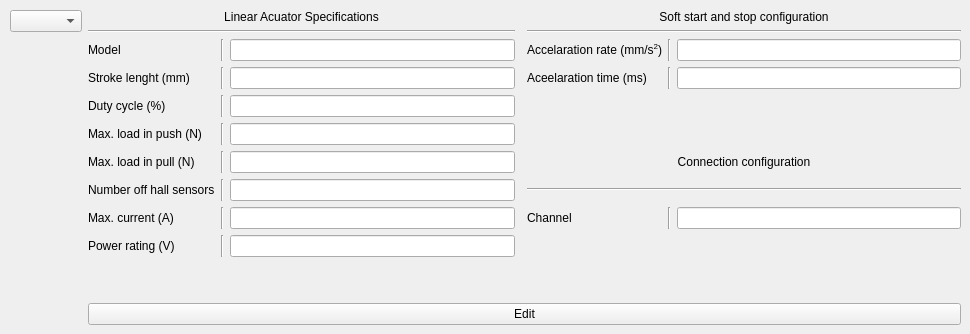
    <widget class="QWidget" name="managerTab">
     <attribute name="title">
      <string>Manager</string>
     </attribute>
     <widget class="QWidget" name="">
      <property name="geometry">
       <rect>
        <x>10</x>
        <y>10</y>
        <width>951</width>
        <height>315</height>
       </rect>
      </property>
      <layout class="QFormLayout" name="formLayout_3">
       <item row="0" column="0">
        <widget class="QComboBox" name="comboBoxManager">
         <property name="editable">
          <bool>false</bool>
         </property>
        </widget>
       </item>
       <item row="0" column="1">
        <layout class="QGridLayout" name="gridLayoutManager">
         <item row="8" column="0">
          <widget class="QLabel" name="labelMaxCurrentManager">
           <property name="text">
            <string>Max. current (A)</string>
           </property>
           <property name="alignment">
            <set>Qt::AlignJustify|Qt::AlignVCenter</set>
           </property>
          </widget>
         </item>
         <item row="1" column="0" colspan="3">
          <widget class="Line" name="line_14">
           <property name="orientation">
            <enum>Qt::Horizontal</enum>
           </property>
          </widget>
         </item>
         <item row="8" column="6">
          <widget class="QLineEdit" name="channelManager">
           <property name="enabled">
            <bool>true</bool>
           </property>
          </widget>
         </item>
         <item row="2" column="0">
          <widget class="QLabel" name="labelModelManager">
           <property name="text">
            <string>Model</string>
           </property>
           <property name="alignment">
            <set>Qt::AlignJustify|Qt::AlignVCenter</set>
           </property>
          </widget>
         </item>
         <item row="6" column="1">
          <widget class="Line" name="line_17">
           <property name="orientation">
            <enum>Qt::Vertical</enum>
           </property>
          </widget>
         </item>
         <item row="7" column="1">
          <widget class="Line" name="line_41">
           <property name="orientation">
            <enum>Qt::Vertical</enum>
           </property>
          </widget>
         </item>
         <item row="4" column="0">
          <widget class="QLabel" name="labelDutyCycleManager">
           <property name="text">
            <string>Duty cycle (%)</string>
           </property>
           <property name="alignment">
            <set>Qt::AlignJustify|Qt::AlignVCenter</set>
           </property>
          </widget>
         </item>
         <item row="5" column="1">
          <widget class="Line" name="line_13">
           <property name="orientation">
            <enum>Qt::Vertical</enum>
           </property>
          </widget>
         </item>
         <item row="5" column="2">
          <widget class="QLineEdit" name="maxLoadPushManager">
           <property name="enabled">
            <bool>true</bool>
           </property>
          </widget>
         </item>
         <item row="3" column="0">
          <widget class="QLabel" name="labelStrokeManager">
           <property name="text">
            <string>Stroke lenght (mm)</string>
           </property>
           <property name="alignment">
            <set>Qt::AlignJustify|Qt::AlignVCenter</set>
           </property>
          </widget>
         </item>
         <item row="9" column="0">
          <widget class="QLabel" name="labelPowerRatingManager">
           <property name="text">
            <string>Power rating (V)</string>
           </property>
           <property name="alignment">
            <set>Qt::AlignJustify|Qt::AlignVCenter</set>
           </property>
          </widget>
         </item>
         <item row="7" column="2">
          <widget class="QLineEdit" name="numberHallSensorsManager">
           <property name="enabled">
            <bool>true</bool>
           </property>
          </widget>
         </item>
         <item row="5" column="0">
          <widget class="QLabel" name="labelMaxPushManager">
           <property name="text">
            <string>Max. load in push (N)</string>
           </property>
           <property name="alignment">
            <set>Qt::AlignJustify|Qt::AlignVCenter</set>
           </property>
          </widget>
         </item>
         <item row="8" column="5">
          <widget class="Line" name="line_39">
           <property name="orientation">
            <enum>Qt::Vertical</enum>
           </property>
          </widget>
         </item>
         <item row="0" column="4" colspan="3">
          <widget class="QLabel" name="labelSotfStartStopManager">
           <property name="text">
            <string>Soft start and stop configuration</string>
           </property>
           <property name="alignment">
            <set>Qt::AlignCenter</set>
           </property>
          </widget>
         </item>
         <item row="2" column="2">
          <widget class="QLineEdit" name="modelManager">
           <property name="enabled">
            <bool>true</bool>
           </property>
          </widget>
         </item>
         <item row="9" column="2">
          <widget class="QLineEdit" name="powerRatingManager">
           <property name="enabled">
            <bool>true</bool>
           </property>
          </widget>
         </item>
         <item row="11" column="0" colspan="7">
          <widget class="QPushButton" name="pushButtonEdit">
           <property name="text">
            <string>Edit</string>
           </property>
          </widget>
         </item>
         <item row="4" column="1">
          <widget class="Line" name="line_16">
           <property name="orientation">
            <enum>Qt::Vertical</enum>
           </property>
          </widget>
         </item>
         <item row="8" column="1">
          <widget class="Line" name="line_12">
           <property name="orientation">
            <enum>Qt::Vertical</enum>
           </property>
          </widget>
         </item>
         <item row="3" column="2">
          <widget class="QLineEdit" name="strokeLenghtManager">
           <property name="enabled">
            <bool>true</bool>
           </property>
          </widget>
         </item>
         <item row="8" column="2">
          <widget class="QLineEdit" name="maxCurrentManager">
           <property name="enabled">
            <bool>true</bool>
           </property>
          </widget>
         </item>
         <item row="2" column="6">
          <widget class="QLineEdit" name="accelarationRateManager">
           <property name="enabled">
            <bool>true</bool>
           </property>
          </widget>
         </item>
         <item row="3" column="1">
          <widget class="Line" name="line_19">
           <property name="orientation">
            <enum>Qt::Vertical</enum>
           </property>
          </widget>
         </item>
         <item row="2" column="5">
          <widget class="Line" name="line_18">
           <property name="orientation">
            <enum>Qt::Vertical</enum>
           </property>
          </widget>
         </item>
         <item row="7" column="0">
          <widget class="QLabel" name="labelHallSensorsManager">
           <property name="text">
            <string>Number off hall sensors</string>
           </property>
           <property name="alignment">
            <set>Qt::AlignJustify|Qt::AlignVCenter</set>
           </property>
          </widget>
         </item>
         <item row="2" column="4">
          <widget class="QLabel" name="labelAccelRateManager">
           <property name="text">
            <string>&lt;html&gt;&lt;head/&gt;&lt;body&gt;&lt;p&gt;Accelaration rate (mm/s&lt;span style=&quot; vertical-align:super;&quot;&gt;2&lt;/span&gt;)&lt;/p&gt;&lt;/body&gt;&lt;/html&gt;</string>
           </property>
           <property name="alignment">
            <set>Qt::AlignJustify|Qt::AlignVCenter</set>
           </property>
          </widget>
         </item>
         <item row="0" column="0" colspan="3">
          <widget class="QLabel" name="labelSpecificationsManager">
           <property name="text">
            <string>Linear Acuator Specifications</string>
           </property>
           <property name="alignment">
            <set>Qt::AlignCenter</set>
           </property>
          </widget>
         </item>
         <item row="7" column="4" colspan="3">
          <widget class="Line" name="line_40">
           <property name="orientation">
            <enum>Qt::Horizontal</enum>
           </property>
          </widget>
         </item>
         <item row="3" column="5">
          <widget class="Line" name="line_21">
           <property name="orientation">
            <enum>Qt::Vertical</enum>
           </property>
          </widget>
         </item>
         <item row="3" column="4">
          <widget class="QLabel" name="labelAccelTimeManager">
           <property name="text">
            <string>Aceelaration time (ms)</string>
           </property>
           <property name="alignment">
            <set>Qt::AlignJustify|Qt::AlignVCenter</set>
           </property>
          </widget>
         </item>
         <item row="6" column="4" colspan="3">
          <widget class="QLabel" name="labelConnectionConfigurationManager">
           <property name="text">
            <string>Connection configuration</string>
           </property>
           <property name="alignment">
            <set>Qt::AlignCenter</set>
           </property>
          </widget>
         </item>
         <item row="4" column="2">
          <widget class="QLineEdit" name="dutyCycleManager">
           <property name="enabled">
            <bool>true</bool>
           </property>
          </widget>
         </item>
         <item row="9" column="1">
          <widget class="Line" name="line_15">
           <property name="orientation">
            <enum>Qt::Vertical</enum>
           </property>
          </widget>
         </item>
         <item row="3" column="6">
          <widget class="QLineEdit" name="accelarationTimeManager">
           <property name="enabled">
            <bool>true</bool>
           </property>
          </widget>
         </item>
         <item row="6" column="2">
          <widget class="QLineEdit" name="maxLoadPullManager">
           <property name="enabled">
            <bool>true</bool>
           </property>
          </widget>
         </item>
         <item row="10" column="0" colspan="4">
          <spacer name="verticalSpacerManager">
           <property name="orientation">
            <enum>Qt::Vertical</enum>
           </property>
           <property name="sizeHint" stdset="0">
            <size>
             <width>20</width>
             <height>108</height>
            </size>
           </property>
          </spacer>
         </item>
         <item row="8" column="4">
          <widget class="QLabel" name="labelChannelManager">
           <property name="text">
            <string>Channel</string>
           </property>
           <property name="alignment">
            <set>Qt::AlignJustify|Qt::AlignVCenter</set>
           </property>
          </widget>
         </item>
         <item row="1" column="4" colspan="3">
          <widget class="Line" name="line_22">
           <property name="orientation">
            <enum>Qt::Horizontal</enum>
           </property>
          </widget>
         </item>
         <item row="2" column="1">
          <widget class="Line" name="line_20">
           <property name="orientation">
            <enum>Qt::Vertical</enum>
           </property>
          </widget>
         </item>
         <item row="6" column="0">
          <widget class="QLabel" name="labelMaxPullManager">
           <property name="text">
            <string>Max. load in pull (N)</string>
           </property>
           <property name="alignment">
            <set>Qt::AlignJustify|Qt::AlignVCenter</set>
           </property>
          </widget>
         </item>
        </layout>
       </item>
      </layout>
     </widget>
    </widget>
